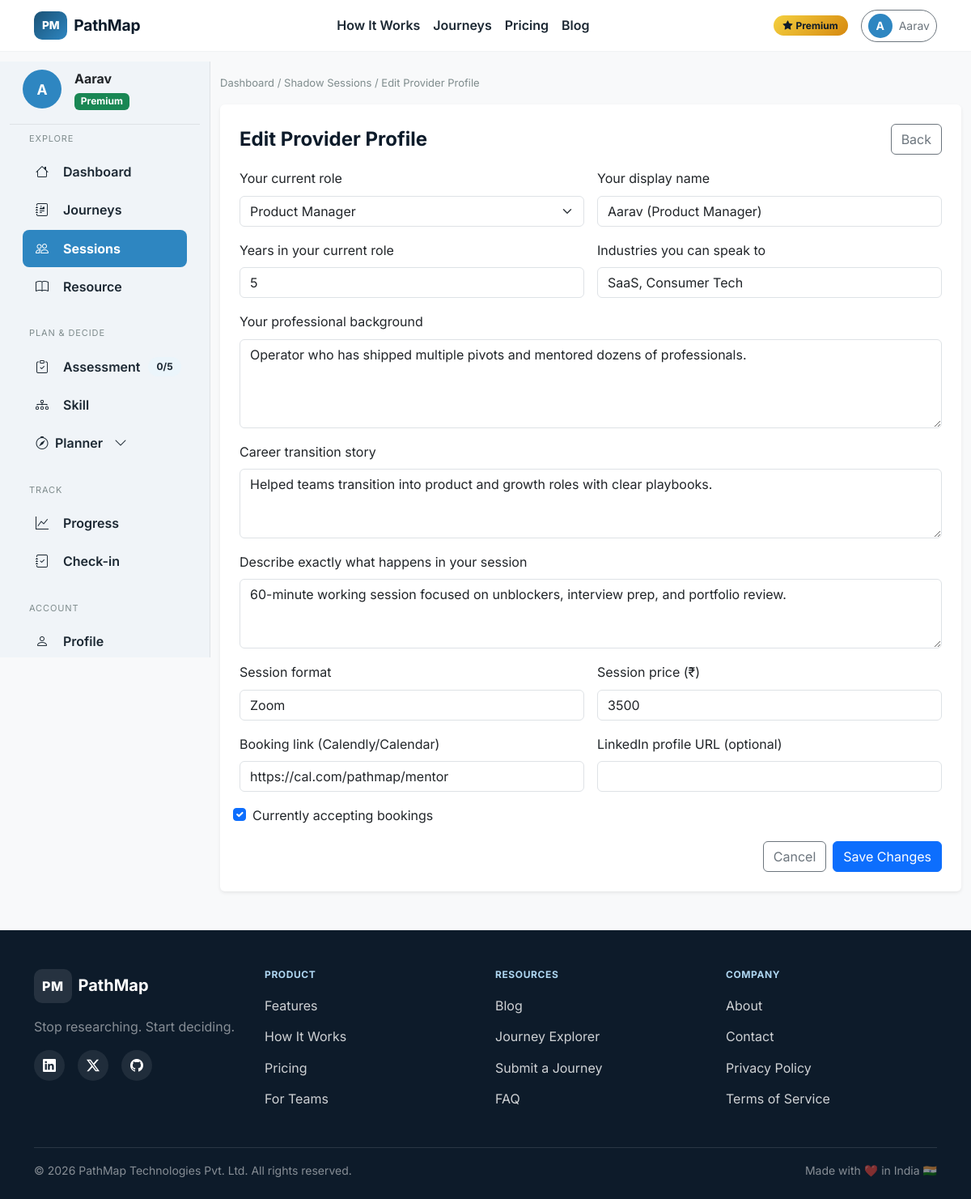
Screenshot of /shadow-sessions/provider/edit (signed in) with the database file from the repository.
### app/models/user.py (models this page shows, shortened)
class User(db.Model, UserMixin):
    __tablename__ = 'users'
    id = db.Column(db.Integer, primary_key=True)
    email = db.Column(db.String(255), unique=True, nullable=False, index=True)
    password_hash = db.Column(db.String(255), nullable=False)
    first_name = db.Column(db.String(100), nullable=True)
    created_at = db.Column(db.DateTime, default=datetime.utcnow, nullable=False)
    last_login = db.Column(db.DateTime, nullable=True)
    last_active = db.Column(db.DateTime, nullable=True)
    total_logins = db.Column(db.Integer, default=0, nullable=False)
    is_verified = db.Column(db.Boolean, default=False, nullable=False)
    is_premium = db.Column(db.Boolean, default=False, nullable=False)
    subscription_tier = db.Column(db.String(50), default='free', nullable=False)
    subscription_expires = db.Column(db.DateTime, nullable=True)
    razorpay_customer_id = db.Column(db.String(100), nullable=True)
    razorpay_subscription_id = db.Column(db.String(100), nullable=True)
    subscription_cancel_requested = db.Column(db.Boolean, default=False, nullable=False)
    onboarding_complete = db.Column(db.Boolean, default=False, nullable=False)
    current_role_id = db.Column(db.Integer, nullable=True)
    years_experience = db.Column(db.Integer, nullable=True)
    pivot_motivation = db.Column(db.String(300), nullable=True)
    profile_photo_url = db.Column(db.String(500), nullable=True)
    notification_preferences = db.Column(db.JSON, default=dict)
    is_admin = db.Column(db.Boolean, default=False, nullable=False)
    is_journey_provider = db.Column(db.Boolean, default=False, nullable=False)
    is_active = db.Column(db.Boolean, default=True, nullable=False)
    gdpr_deletion_requested = db.Column(db.Boolean, default=False, nullable=False)
    gdpr_deletion_requested_at = db.Column(db.DateTime, nullable=True)
    @property
    def display_name(self):
        if self.first_name:
            return self.first_name
        return self.email.split('@')[0].capitalize()

### app/models/session.py (models this page shows, shortened)
class ShadowSessionProvider(db.Model):
    __tablename__ = 'shadow_session_providers'
    id = db.Column(db.Integer, primary_key=True)
    user_id = db.Column(db.Integer, db.ForeignKey('users.id'), nullable=False, unique=True)
    current_role_id = db.Column(db.Integer, db.ForeignKey('roles.id'), nullable=False)
    display_name = db.Column(db.String(100), nullable=False)
    bio = db.Column(db.Text, nullable=False)
    transition_story = db.Column(db.Text, nullable=True)
    session_description = db.Column(db.Text, nullable=False)
    session_format = db.Column(db.String(100), nullable=True)
    price_inr = db.Column(db.Numeric(10, 2), nullable=False)
    booking_url = db.Column(db.String(500), nullable=True)
    is_active = db.Column(db.Boolean, default=True, nullable=False)
    is_verified = db.Column(db.Boolean, default=False, nullable=False)
    avg_rating = db.Column(db.Numeric(3, 2), default=0.0, nullable=False)
    total_sessions = db.Column(db.Integer, default=0, nullable=False)
    total_reviews = db.Column(db.Integer, default=0, nullable=False)
    industries_covered = db.Column(db.String(500), nullable=True)
    years_in_target_role = db.Column(db.Integer, nullable=True)
    created_at = db.Column(db.DateTime, default=datetime.utcnow, nullable=False)
    updated_at = db.Column(db.DateTime, default=datetime.utcnow, onupdate=datetime.utcnow, nullable=False)
    user = db.relationship('User', backref=db.backref('provider_profile', uselist=False))
    current_role = db.relationship('Role', backref=db.backref('session_providers', lazy='dynamic'))
    reviews = db.relationship('SessionReview', backref='provider', lazy='dynamic')
    bookings = db.relationship('SessionBooking', back_populates='provider', lazy='dynamic')

### app/routes/sessions.py (the view)
@sessions_bp.route('/provider/edit', methods=['GET'], endpoint='edit_provider_profile')
@login_required
def edit_provider_profile():
    provider = ShadowSessionProvider.query.filter_by(user_id=current_user.id).first()
    if not provider:
        return redirect(url_for('sessions.become_provider'))
    form = ProviderEditForm()
    roles = Role.query.filter_by(is_active=True).order_by(Role.title.asc()).all()
    form.current_role_id.choices = [(r.id, r.title) for r in roles]
    form.current_role_id.data = provider.current_role_id
    form.proposed_display_name.data = provider.display_name
    form.proposed_bio.data = provider.bio
    form.proposed_session_description.data = provider.session_description
    form.session_format.data = provider.session_format
    form.proposed_price_inr.data = int(provider.price_inr) if provider.price_inr is not None else None
    form.industries_covered.data = provider.industries_covered
    form.years_in_target_role.data = provider.years_in_target_role
    form.booking_url.data = provider.booking_url
    form.transition_story.data = provider.transition_story
    form.is_active.data = provider.is_active
    return render_template('sessions/edit_provider.html', form=form, provider=provider, roles=roles)

### app/templates/sessions/edit_provider.html (shortened to what this page needs)
{% extends 'dashboard_base.html' %}
{% block breadcrumb %}
Dashboard / Shadow Sessions / Edit Provider Profile
{% endblock %}
{% block dashboard_content %}
<div class="card shadow-sm border-0 p-4">
  <div class="d-flex justify-content-between align-items-center mb-3">
    <h4 class="mb-0">Edit Provider Profile</h4>
    <a class="btn btn-outline-secondary" href="{{ url_for('sessions.provider_dashboard') }}">Back</a>
  </div>
  <form method="post" action="{{ url_for('sessions.save_provider_profile') }}">
    <div class="row g-3">
      <div class="col-md-6">
        {{ form.current_role_id.label(class='form-label') }}
        {{ form.current_role_id(class='form-select') }}
      </div>
      <div class="col-md-6">
        {{ form.proposed_display_name.label(class='form-label') }}
        {{ form.proposed_display_name(class='form-control') }}
      </div>
      <div class="col-md-6">
        {{ form.years_in_target_role.label(class='form-label') }}
        {{ form.years_in_target_role(class='form-control') }}
      </div>
      <div class="col-md-6">
        {{ form.industries_covered.label(class='form-label') }}
        {{ form.industries_covered(class='form-control') }}
      </div>
      <div class="col-12">
        {{ form.proposed_bio.label(class='form-label') }}
        {{ form.proposed_bio(class='form-control', rows='4') }}
      </div>
      <div class="col-12">
        {{ form.transition_story.label(class='form-label') }}
        {{ form.transition_story(class='form-control', rows='3') }}
      </div>
      <div class="col-12">
        {{ form.proposed_session_description.label(class='form-label') }}
        {{ form.proposed_session_description(class='form-control', rows='3') }}
      </div>
      <div class="col-md-6">
        {{ form.session_format.label(class='form-label') }}
        {{ form.session_format(class='form-control') }}
      </div>
      <div class="col-md-6">
        {{ form.proposed_price_inr.label(class='form-label') }}
        {{ form.proposed_price_inr(class='form-control') }}
      </div>
      <div class="col-md-6">
        {{ form.booking_url.label(class='form-label') }}
        {{ form.booking_url(class='form-control') }}
      </div>
      <div class="col-md-6">
        {{ form.linkedin_url.label(class='form-label') }}
        {{ form.linkedin_url(class='form-control') }}
      </div>
      <div class="col-12 form-check">
        {{ form.is_active(class='form-check-input', id='is_active') }}
        <label class="form-check-label" for="is_active">{{ form.is_active.label.text }}</label>
      </div>
    </div>
    <div class="d-flex justify-content-end gap-2 mt-3">
      <a class="btn btn-outline-secondary" href="{{ url_for('sessions.provider_dashboard') }}">Cancel</a>
      <button type="submit" class="btn btn-primary">Save Changes</button>
    </div>
  </form>
</div>
{% endblock %}

### app/templates/dashboard_base.html (shortened to what this page needs)
{% extends 'base.html' %}
{% macro sidebar_content(assessment_progress, streak_count) %}
  {% set completed = 0 %}
  {% if assessment_progress %}
    {% set completed = assessment_progress.get('completed_count', assessment_progress.get('completed', assessment_progress.get('count', 0))) %}
  {% elif current_assessment_progress is defined %}
    {% set completed = current_assessment_progress %}
  {% endif %}
  {% set assessment_badge = '✓' if completed == 5 else completed|string ~ '/5' %}
  {% set endpoint = request.endpoint or '' %}
  {% set planner_active = endpoint.startswith('planner.') %}
  {% set progress_active = endpoint.startswith('progress.') %}
  {% set assessment_active = endpoint.startswith('assessment.') %}
  {% set analysis_active = endpoint.startswith('analysis.') %}
  {% set sessions_active = endpoint.startswith('sessions.') %}
  {% set journeys_active = endpoint.startswith('journeys.') %}
  {% set resources_active = endpoint.startswith('resources.') %}
  {% set profile_active = endpoint.startswith('profile.') %}
  {% set dashboard_active = endpoint == 'dashboard.main_dashboard' %}
  {% set streak_val = current_streak if current_streak is defined else streak_count %}
  <div class="d-flex align-items-center gap-3 px-3 pt-2 pb-3 sidebar-user-block">
    <div class="avatar-circle" style="width:48px;height:48px;font-size:1.1rem;">
      {{ (current_user.first_name or current_user.display_name)[0]|upper }}
    </div>
    <div>
      <div class="fw-bold text-dark">{{ current_user.first_name or current_user.display_name }}</div>
      <span class="badge {{ 'bg-success' if current_user.is_premium else 'bg-secondary' }}">{{ 'Premium' if current_user.is_premium else 'Free' }}</span>
    </div>
  </div>
  <div class="px-2">
    <div class="nav-section-label">Explore</div>
    <a class="nav-link sidebar-link {{ 'active' if dashboard_active else '' }}" href="{{ url_for('dashboard.main_dashboard') }}">
      <i class="bi bi-house me-2"></i> Dashboard
    </a>
    <a class="nav-link sidebar-link {{ 'active' if journeys_active else '' }}" href="{{ url_for('journeys.explorer') }}">
      <i class="bi bi-journal-richtext me-2"></i> Journeys
    </a>
    <a class="nav-link sidebar-link {{ 'active' if sessions_active else '' }}" href="{{ url_for('sessions.marketplace') }}">
      <i class="bi bi-people me-2"></i> Sessions
    </a>
    <a class="nav-link sidebar-link {{ 'active' if resources_active else '' }}" href="{{ url_for('resources.library') }}">
      <i class="bi bi-book me-2"></i> Resource
    </a>
  </div>
  <div class="px-2 mt-3">
    <div class="nav-section-label">Plan & Decide</div>
    <a class="nav-link sidebar-link {{ 'active' if assessment_active else '' }}" href="{{ url_for('assessment.assessment_hub') }}">
      <i class="bi bi-clipboard-check me-2"></i>
      Assessment
      <span class="sidebar-badge ms-auto">{{ assessment_badge }}</span>
    </a>
    <a class="nav-link sidebar-link {{ 'active' if analysis_active else '' }}" href="{{ url_for('analysis.analysis_hub') }}">
      <i class="bi bi-diagram-3 me-2"></i> Skill
    </a>
    <button class="nav-link sidebar-link nav-link-parent {{ 'active' if planner_active else '' }}" type="button" data-submenu-toggle="submenu-planner" aria-expanded="{{ 'true' if planner_active else 'false' }}" aria-controls="submenu-planner">
      <span class="d-flex align-items-center gap-2">
        <i class="bi bi-compass"></i> Planner
      </span>
      <i class="bi bi-chevron-down ms-1 submenu-caret"></i>
    </button>
  </div>
  <div class="px-2 mt-3">
    <div class="nav-section-label">Track</div>
    <a class="nav-link sidebar-link {{ 'active' if progress_active else '' }}" href="{{ url_for('progress.progress_dashboard') }}">
      <i class="bi bi-graph-up me-2"></i> Progress
    </a>
    <a class="nav-link sidebar-link {{ 'active' if endpoint == 'progress.checkin_form' else '' }}" href="{{ url_for('progress.checkin_form') }}">
      <i class="bi bi-journal-check me-2"></i> Check-in
    </a>
  </div>
  <div class="px-2 mt-3">
    <div class="nav-section-label">Account</div>
    <a class="nav-link sidebar-link {{ 'active' if profile_active and endpoint == 'profile.profile_page' else '' }}" href="{{ url_for('profile.profile_page') }}">
      <i class="bi bi-person me-2"></i> Profile
    </a>
  </div>
{% endmacro %}
{% block content %}
<div class="container-fluid">
  <div class="row dashboard-layout">
    <div class="col-lg-3 col-xl-2 d-none d-lg-flex flex-column sidebar-nav">
      {{ sidebar_content(assessment_progress if assessment_progress is defined else {}, streak_count if streak_count is defined else 0) }}
    </div>
    <div class="col-lg-9 col-xl-10 dashboard-main">
      <div class="d-flex align-items-center justify-content-between py-3 px-3 px-lg-0 breadcrumb-sticky" data-breadcrumb-bar>
        <div class="d-flex align-items-center gap-2 flex-wrap">
          <div class="breadcrumb-bar">
            {% block breadcrumb %}{% endblock %}
          </div>
        </div>
      </div>
      <div class="px-3 px-lg-0 pb-5">
        {% block dashboard_content %}{% endblock %}
      </div>
    </div>
  </div>
</div>
{% endblock %}

### app/templates/components/navbar.html (shortened to what this page needs)
<nav class="navbar navbar-expand-lg navbar-light navbar-pathmap fixed-top">
  <div class="container-xl">
    <a class="navbar-brand d-flex align-items-center fw-bold" href="{{ url_for('main.index') }}">
      <span class="logo-mark me-2">PM</span>
      <span class="logo-text">PathMap</span>
    </a>
    <div class="collapse navbar-collapse" id="navbarMain">
      <ul class="navbar-nav mx-auto mb-2 mb-lg-0">
        <li class="nav-item">
          <a class="nav-link {% if request.endpoint == 'main.how_it_works' %}active{% endif %}" href="{{ url_for('main.how_it_works') }}">How It Works</a>
        </li>
        <li class="nav-item">
          <a class="nav-link {% if request.endpoint and request.endpoint.startswith('journeys.') %}active{% endif %}" href="{{ url_for('journeys.explorer') }}">Journeys</a>
        </li>
        <li class="nav-item">
          <a class="nav-link {% if request.endpoint == 'main.pricing' %}active{% endif %}" href="{{ url_for('main.pricing') }}">Pricing</a>
        </li>
        <li class="nav-item">
          <a class="nav-link {% if request.endpoint and 'blog' in request.endpoint %}active{% endif %}" href="{{ url_for('main.blog_index') }}">Blog</a>
        </li>
      </ul>
      <div class="d-flex align-items-center gap-3">
        {% if current_user.is_authenticated %}
          {% if current_user.is_premium %}
            <span class="badge premium-pill"><i class="bi bi-star-fill me-1"></i>Premium</span>
          {% endif %}
          <div class="dropdown">
            <button class="btn btn-outline-secondary btn-sm rounded-pill d-flex align-items-center gap-2" type="button" data-bs-toggle="dropdown" aria-expanded="false">
              <span class="avatar-circle">{{ current_user.display_name[0].upper() }}</span>
              {{ current_user.display_name }}
            </button>
          </div>
        {% else %}
          <a class="nav-link login-link" href="{{ url_for('auth.login') }}">Log In</a>
          <a class="btn btn-pathmap-primary px-4" href="{{ url_for('auth.signup') }}">Get Started Free</a>
        {% endif %}
      </div>
    </div>
  </div>
</nav>
<div class="navbar-offset"></div>

### rows the page displays
User: first_name "A", display_name "Aarav", first_name "Aarav", is_premium "Premium"
ShadowSessionProvider: current_role_id "Product Manager", years_in_target_role "5", industries_covered "SaaS, Consumer Tech", transition_story "Helped teams transition into product and growth roles with clear playbooks.", session_format "Zoom", booking_url "https://cal.com/pathmap/mentor", is_active "☑"

### other values shown
{{ assessment_badge }} "0/5"
